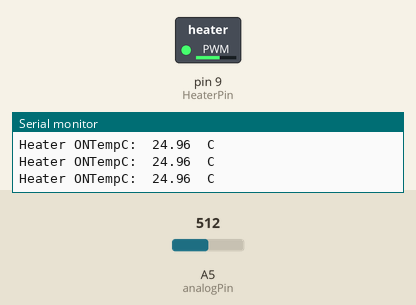
Recording of a sketch running on a simulated Arduino Uno, built with avr-gcc and run on an emulated ATmega328P. Parts: switched loads named in the sketch (green lamp = pin HIGH), the last lines printed to the serial monitor. Inputs (shaded band) come from the test bench; at power-on: A5 (analogPin) = 512.

Above: at 1.2 s.
1.3 s: A5 (analogPin) set to 571
2.8 s: A5 (analogPin) set to 588
At 3.7 s:
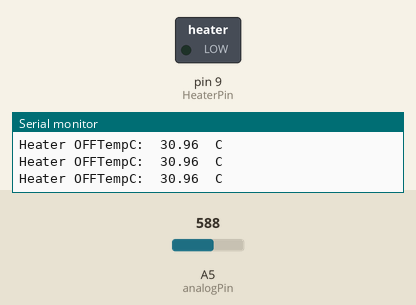
4.9 s: A5 (analogPin) set to 511
At 5.8 s:
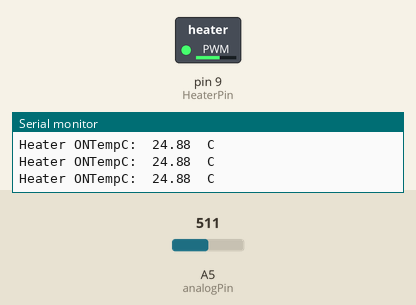
6.7 s: A5 (analogPin) set to 716
At 7.5 s:
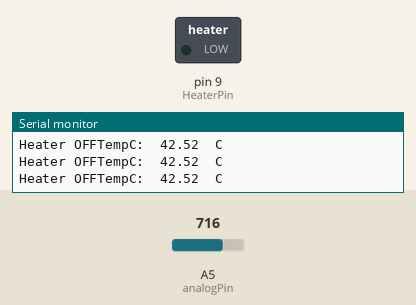
Timing chart, 0 to 9.5 s (numbered marks = the images above; inputs shaded):
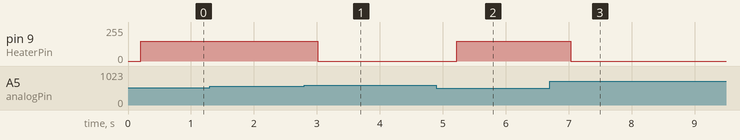

Measured:
- the behaviour switches between 579 and 580 on A5 (analogPin) (found by bisection; images 0 and 1)
- after the input at 2.8 s, pin 9 (HeaterPin): 150/255 → 0/255 after 0.21 s
- after the input at 4.9 s, pin 9 (HeaterPin): 0/255 → 150/255 after 0.33 s
- after the input at 6.7 s, pin 9 (HeaterPin): 150/255 → 0/255 after 0.33 s

The sketch:

heating.ino
```cpp
#define analogPin A5 //the thermistor attach to
#define beta 4510 //the beta of the thermistor
#define resistance 10 //the value of the pull-down resistor
#define HeaterPin 9
float target = 30 ;

void setup()
{
  Serial.begin(9600);
  pinMode(HeaterPin, OUTPUT);
}

void loop()
{
  long a = analogRead(analogPin);
  float tempC = beta /(log((1025.0 * 10 / a - 10) / 10) + beta / 298.0) - 273.0;
  Serial.print("TempC:  ");
  Serial.print(tempC);
  Serial.print("  C");
  Serial.println();
  delay(200);
  if (tempC < target-0.25) {
    analogWrite(HeaterPin, 150);
    Serial.print("Heater ON");
    }
  else if (tempC > target + 0.25) {
    analogWrite(HeaterPin, 0);
    Serial.print("Heater OFF");
  }
}
```
